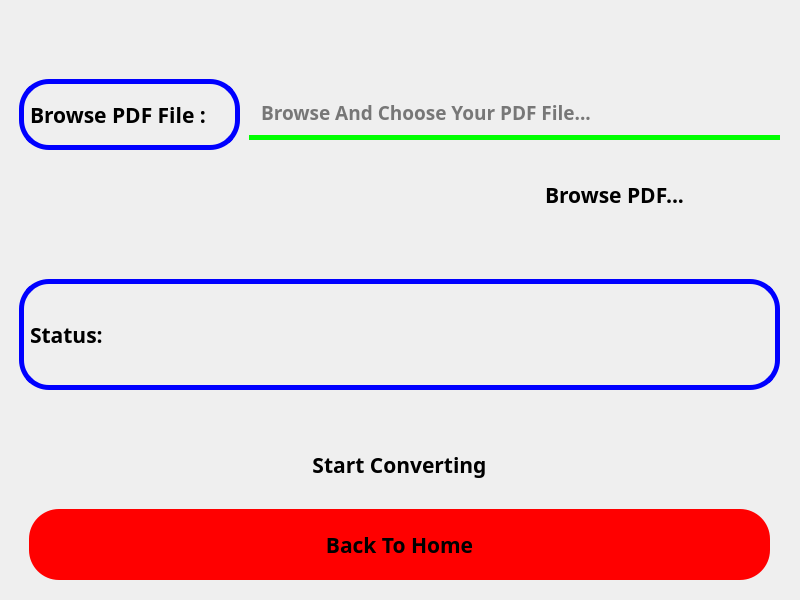
<?xml version="1.0" encoding="UTF-8"?>
<ui version="4.0">
 <class>MainWindow</class>
 <widget class="QMainWindow" name="MainWindow">
  <property name="geometry">
   <rect>
    <x>0</x>
    <y>0</y>
    <width>800</width>
    <height>600</height>
   </rect>
  </property>
  <property name="minimumSize">
   <size>
    <width>800</width>
    <height>600</height>
   </size>
  </property>
  <property name="maximumSize">
   <size>
    <width>800</width>
    <height>600</height>
   </size>
  </property>
  <property name="font">
   <font>
    <family>Vazir</family>
    <pointsize>20</pointsize>
    <weight>75</weight>
    <bold>true</bold>
   </font>
  </property>
  <property name="windowTitle">
   <string>PDF To Audio</string>
  </property>
  <property name="styleSheet">
   <string notr="true">/*Main Window*/
/*Central Widget*/
#centralwidget{
	background-image: url(:/images/bc6.jpg);
    background-repeat: no-repeat;
    background-position: center center;
	border: none;
}
#Action{
	background-image: url(:/images/bc6.jpg);
    background-repeat: no-repeat;
    background-position: center center;
	border: none;
}
#Home{
	background-image: url(:/images/bc9.jpg);
    background-repeat: no-repeat;
    background-position: center center;
	border: none;
}
#stt{
	background: transparent;
	color: cyan;
}
#stt:hover{
	background: transparent;
	color: lime;
}
#stt:pressed{
	background: transparent;
	color: blue;
}
#version_h{
	color: white;
}
#pic_cont{
	background-image: url(:/images/TEXT.png);
    background-repeat: no-repeat;
    background-position: center center;
	border: none;
}
#qtb{
	background-image: url(:/images/btn_login3.png);
    background-repeat: no-repeat;
    background-position: center center;
	border: none;
	border-radius: 30px;
}
#qtb:hover{
	background-image: url(:/images/btn_login2.png);
    background-repeat: no-repeat;
    background-position: center center;
	border: none;
	border-radius: 30px;
}
#qtb:pressed{
	background-image: url(:/images/btn_login.png);
    background-repeat: no-repeat;
    background-position: center center;
	border: none;
	border-radius: 30px;
}
#browse_btn{
	background-image: url(:/images/btn_login.png);
    background-repeat: no-repeat;
    background-position: center center;
	border: none;
	border-radius: 30px;
}
#browse_btn:hover{
	background-image: url(:/images/btn_login3.png);
    background-repeat: no-repeat;
    background-position: center center;
	border: none;
	border-radius: 30px;
}
#browse_btn:pressed{
	background-image: url(:/images/btn_login4.png);
    background-repeat: no-repeat;
    background-position: center center;
	border: none;
	border-radius: 30px;
}
#browse_lbl{
	border: 5px solid blue;
	border-radius: 30px;
}
#browse_txt{
	background: transparent;
	border: none;
	border-bottom: 5px solid lime;
	padding: 10px;
}
#status{
	border: 5px solid blue;
	border-radius: 30px;
}
#stt_conv{
	background-image: url(:/images/btn_login4.png);
    background-repeat: no-repeat;
    background-position: center center;
	border: none;
	border-radius: 30px;
}
#stt_conv:hover{
	background-image: url(:/images/btn_login.png);
    background-repeat: no-repeat;
    background-position: center center;
	border: none;
	border-radius: 30px;
}
#stt_conv:pressed{
	background-image: url(:/images/btn_login3.png);
    background-repeat: no-repeat;
    background-position: center center;
	border: none;
	border-radius: 30px;
}
/**********************************/
#back_btn{
	background-color: red;
	border: none;
	border-radius: 30px;
}
#back_btn:hover{
	background-color: rgb(255, 165, 138);
	border: none;
	border-radius: 30px;
}
#back_btn:pressed{
	background-color: rgb(253, 255, 115);
	border: none;
	border-radius: 30px;
}</string>
  </property>
  <widget class="QWidget" name="centralwidget">
   <layout class="QVBoxLayout" name="verticalLayout">
    <item>
     <widget class="QStackedWidget" name="stackedWidget">
      <property name="currentIndex">
       <number>1</number>
      </property>
      <widget class="QWidget" name="Home">
       <widget class="QPushButton" name="stt">
        <property name="geometry">
         <rect>
          <x>370</x>
          <y>420</y>
          <width>161</width>
          <height>51</height>
         </rect>
        </property>
        <property name="font">
         <font>
          <family>Vazir</family>
          <pointsize>22</pointsize>
          <weight>75</weight>
          <bold>true</bold>
         </font>
        </property>
        <property name="cursor">
         <cursorShape>PointingHandCursor</cursorShape>
        </property>
        <property name="text">
         <string>Start</string>
        </property>
       </widget>
       <widget class="QLabel" name="version_h">
        <property name="geometry">
         <rect>
          <x>220</x>
          <y>120</y>
          <width>181</width>
          <height>51</height>
         </rect>
        </property>
        <property name="font">
         <font>
          <family>Vazir</family>
          <pointsize>16</pointsize>
          <weight>75</weight>
          <bold>true</bold>
         </font>
        </property>
        <property name="text">
         <string>version : 1.0.0</string>
        </property>
       </widget>
       <widget class="QFrame" name="pic_cont">
        <property name="geometry">
         <rect>
          <x>200</x>
          <y>170</y>
          <width>351</width>
          <height>241</height>
         </rect>
        </property>
        <property name="frameShape">
         <enum>QFrame::StyledPanel</enum>
        </property>
        <property name="frameShadow">
         <enum>QFrame::Raised</enum>
        </property>
       </widget>
       <widget class="QPushButton" name="qtb">
        <property name="geometry">
         <rect>
          <x>10</x>
          <y>20</y>
          <width>191</width>
          <height>71</height>
         </rect>
        </property>
        <property name="font">
         <font>
          <family>Vazir</family>
          <pointsize>22</pointsize>
          <weight>75</weight>
          <bold>true</bold>
         </font>
        </property>
        <property name="cursor">
         <cursorShape>PointingHandCursor</cursorShape>
        </property>
        <property name="text">
         <string>Quit</string>
        </property>
       </widget>
      </widget>
      <widget class="QWidget" name="Action">
       <widget class="QPushButton" name="stt_conv">
        <property name="geometry">
         <rect>
          <x>20</x>
          <y>420</y>
          <width>741</width>
          <height>71</height>
         </rect>
        </property>
        <property name="font">
         <font>
          <family>Vazir</family>
          <pointsize>16</pointsize>
          <weight>75</weight>
          <bold>true</bold>
         </font>
        </property>
        <property name="cursor">
         <cursorShape>PointingHandCursor</cursorShape>
        </property>
        <property name="text">
         <string>Start Converting</string>
        </property>
       </widget>
       <widget class="QPushButton" name="browse_btn">
        <property name="geometry">
         <rect>
          <x>440</x>
          <y>140</y>
          <width>331</width>
          <height>91</height>
         </rect>
        </property>
        <property name="font">
         <font>
          <family>Vazir</family>
          <pointsize>16</pointsize>
          <weight>75</weight>
          <bold>true</bold>
         </font>
        </property>
        <property name="cursor">
         <cursorShape>PointingHandCursor</cursorShape>
        </property>
        <property name="text">
         <string>Browse PDF...</string>
        </property>
       </widget>
       <widget class="QLabel" name="browse_lbl">
        <property name="geometry">
         <rect>
          <x>10</x>
          <y>70</y>
          <width>221</width>
          <height>71</height>
         </rect>
        </property>
        <property name="font">
         <font>
          <family>Vazir</family>
          <pointsize>16</pointsize>
          <weight>75</weight>
          <bold>true</bold>
         </font>
        </property>
        <property name="text">
         <string>Browse PDF File :</string>
        </property>
       </widget>
       <widget class="QLineEdit" name="browse_txt">
        <property name="geometry">
         <rect>
          <x>240</x>
          <y>80</y>
          <width>531</width>
          <height>51</height>
         </rect>
        </property>
        <property name="font">
         <font>
          <family>Vazir</family>
          <pointsize>14</pointsize>
          <weight>75</weight>
          <bold>true</bold>
         </font>
        </property>
        <property name="placeholderText">
         <string>Browse And Choose Your PDF File...</string>
        </property>
       </widget>
       <widget class="QLabel" name="status">
        <property name="geometry">
         <rect>
          <x>10</x>
          <y>270</y>
          <width>761</width>
          <height>111</height>
         </rect>
        </property>
        <property name="font">
         <font>
          <family>Vazir</family>
          <pointsize>16</pointsize>
          <weight>75</weight>
          <bold>true</bold>
         </font>
        </property>
        <property name="text">
         <string>Status: </string>
        </property>
       </widget>
       <widget class="QPushButton" name="back_btn">
        <property name="geometry">
         <rect>
          <x>20</x>
          <y>500</y>
          <width>741</width>
          <height>71</height>
         </rect>
        </property>
        <property name="font">
         <font>
          <family>Vazir</family>
          <pointsize>16</pointsize>
          <weight>75</weight>
          <bold>true</bold>
         </font>
        </property>
        <property name="cursor">
         <cursorShape>PointingHandCursor</cursorShape>
        </property>
        <property name="text">
         <string>Back To Home</string>
        </property>
       </widget>
      </widget>
     </widget>
    </item>
   </layout>
  </widget>
 </widget>
 <resources>
  <include location="D:/Currently-Working/PDF-AUD/pic/pics.qrc"/>
 </resources>
 <connections/>
</ui>
